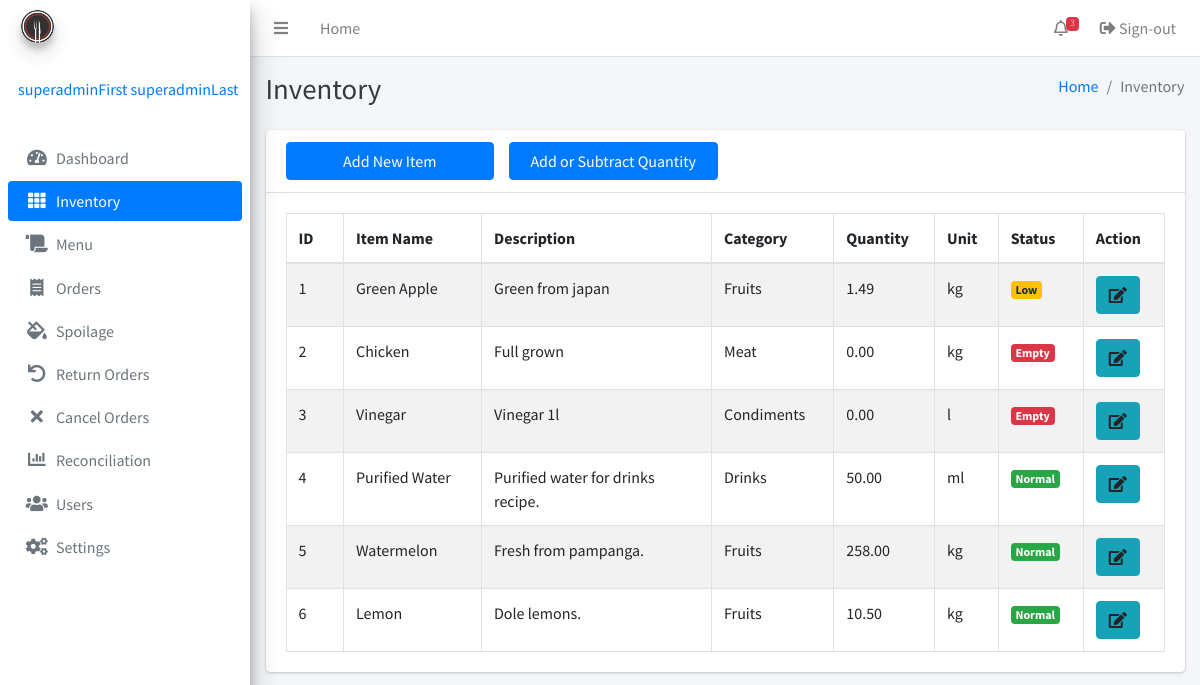
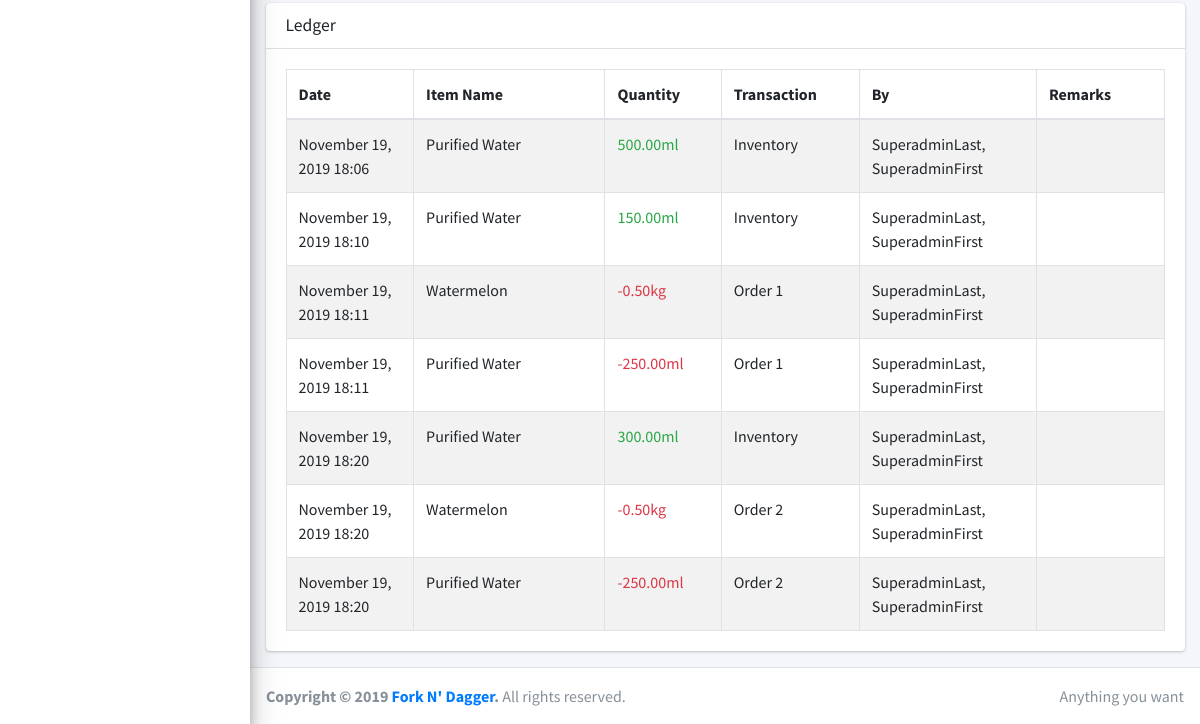
The page /inventory.php (signed in) on the database as committed earlier (2 pictures, top to bottom).
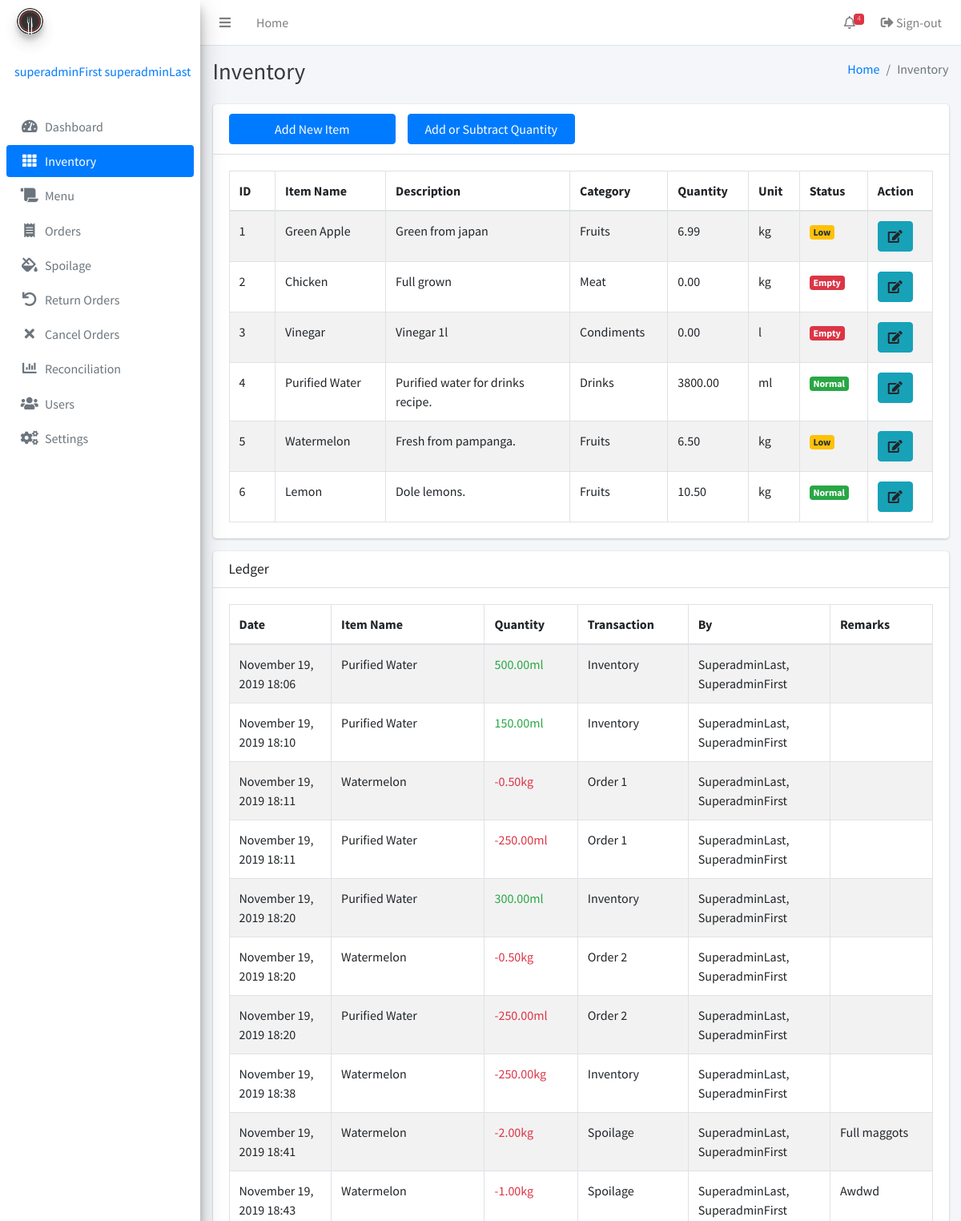
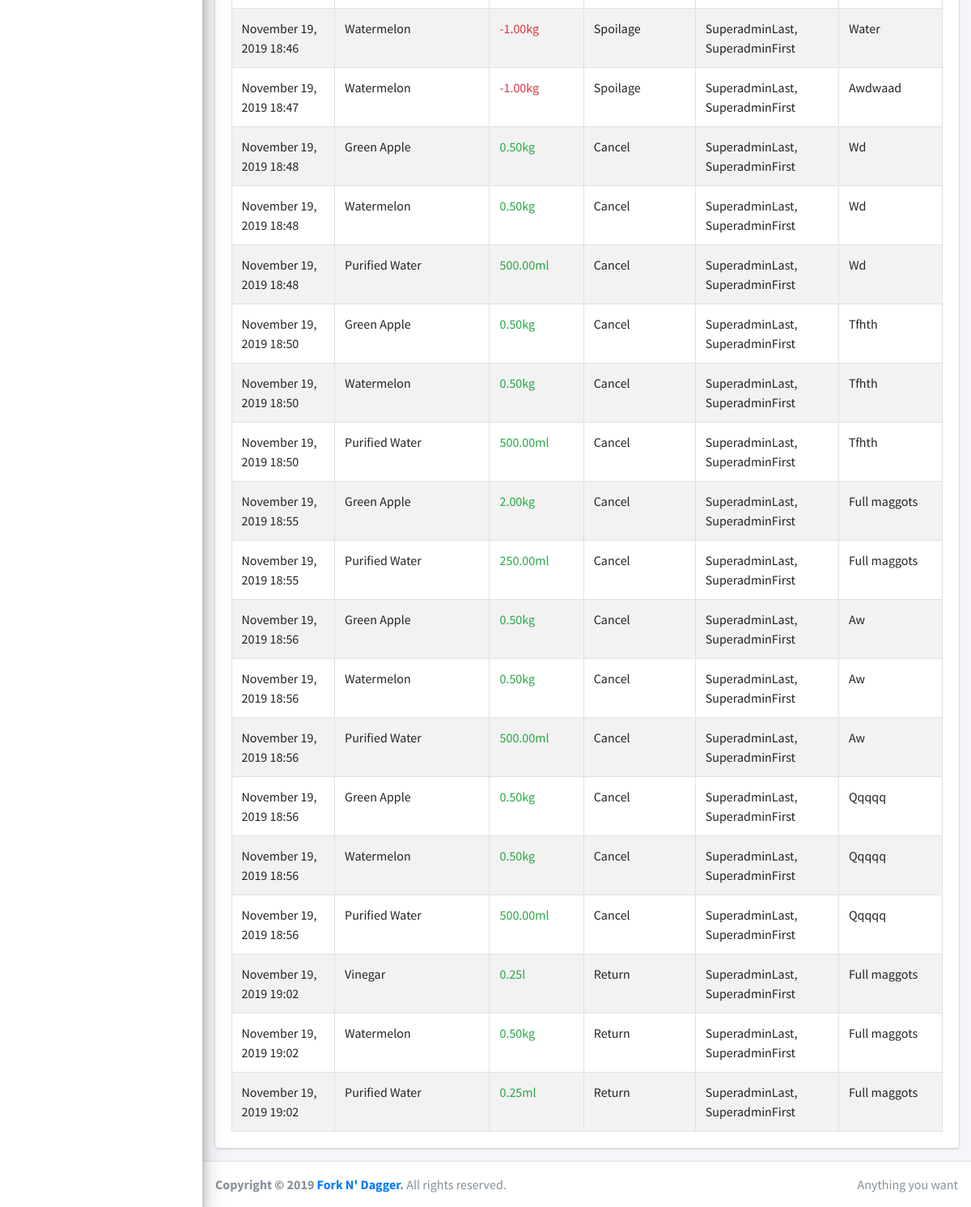
The same page on the database as committed later (2 pictures, top to bottom).
### tables this page shows
CREATE TABLE IF NOT EXISTS `inventory` (
  `id` bigint(255) NOT NULL AUTO_INCREMENT,
  `itemname` varchar(255) NOT NULL,
  `description` varchar(255) NOT NULL,
  `quantity` decimal(65,2) UNSIGNED NOT NULL,
  `lowquantity` decimal(65,2) DEFAULT NULL,
  `categoryID` int(255) DEFAULT NULL,
  `unitID` int(255) DEFAULT NULL,
  `timestamp` timestamp(6) NOT NULL,
  `adminID` int(255) NOT NULL,
  PRIMARY KEY (`id`)
);

CREATE TABLE IF NOT EXISTS `category` (
  `id` bigint(255) NOT NULL AUTO_INCREMENT,
  `categoryname` varchar(255) NOT NULL,
  PRIMARY KEY (`id`),
  UNIQUE KEY `categoryname` (`categoryname`)
);

CREATE TABLE IF NOT EXISTS `uom` (
  `id` bigint(255) NOT NULL AUTO_INCREMENT,
  `uomname` varchar(255) NOT NULL,
  PRIMARY KEY (`id`),
  UNIQUE KEY `name` (`uomname`)
);

CREATE TABLE IF NOT EXISTS `ledger` (
  `id` bigint(255) NOT NULL AUTO_INCREMENT,
  `inventoryID` int(255) NOT NULL,
  `quantity` decimal(65,2) NOT NULL,
  `transaction` enum('Inventory','Order','Cancel','Return','Spoilage') NOT NULL,
  `transactionID` bigint(255) DEFAULT NULL,
  `remarks` varchar(255) DEFAULT NULL,
  `timestamp` timestamp(6) NOT NULL,
  `adminID` int(255) NOT NULL,
  PRIMARY KEY (`id`)
);

### inc/session.php (called while the page is built, shortened)
<?php
	include 'inc/conn.php';;
	if(isset($_SESSION['admin'])){
		$query = $conn -> prepare("SELECT * FROM admins WHERE id = ? ");
		$query -> bind_param("s", $variable);
		$query -> execute();
		$result = $query->get_result();
		$user = mysqli_fetch_assoc($result);
		$role = $user['role'];
	}
	else{
		header('location: home.php');
		exit();
	}
?>

### inventory.php (the view, shortened to what this page needs)
<?php include 'inc/session.php'; ?>
<?php include 'inc/header.php'; ?>
<body class="hold-transition sidebar-mini">
<div class="wrapper">
<?php
$current = "inventory";
include 'inc/navbar.php'; ?>
<div class="content-wrapper">
<?php if ($role == 'Super User'): ?>
    <div class="content-header">
      <div class="container-fluid">
        <div class="row mb-2">
          <div class="col-sm-6">
            <h1 class="m-0 text-dark">Inventory</h1>
          </div>
          <div class="col-sm-6">
            <ol class="breadcrumb float-sm-right">
              <li class="breadcrumb-item"><a href="#">Home</a></li>
              <li class="breadcrumb-item active">Inventory</li>
            </ol>
          </div>
        </div>
      </div>
    </div>
    <div class="content">
      <div class="container">
        <div class="row">
          <div class="col-12">
            <div class="card">
              <div class="card-header">
                <div class="row">
                  <div class="col-3">
                  <button type="button" class="btn btn-block btn-primary" data-toggle="modal" data-target="#item">Add New Item</button>
                  </div>
                  <div class="col-3">
                  <button type="button" class="btn btn-block btn-primary" data-toggle="modal" data-target="#quantity">Add or Subtract Quantity</button>
                  </div>
                </div>
              </div>
              <div class="card-body">
                <table class="table table-bordered table-striped display">
                  <thead>
                  <tr>
                    <th width="50">ID</th>
                    <th width="120">Item Name</th>
                    <th width="200">Description</th>
                    <th width="100">Category</th>
                    <th width="50">Quantity</th>
                    <th width="30">Unit</th>
                    <th width="30">Status</th>
                    <th width="50">Action</th>
                  </tr>
                  </thead>
                  <tbody>
                  <?php
                  $result3 = mysqli_query($conn, "SELECT *, inventory.id as 'invID' FROM inventory left join category on inventory.categoryID = category.id left join uom on inventory.unitID = uom.id");
                  while ($row = mysqli_fetch_array($result3)) {
                      if ($row['lowquantity'] >= $row['quantity']){
                        if ($row['quantity'] != 0){
                          $status ='warning';
                          $statustext ='Low';
                        } else{
                          $status ='danger';
                          $statustext ='Empty';
                        }
                      } else {
                        $status ='success';
                        $statustext ='Normal';
                      }
                        ?>
                  <tr>
                    <td><?php echo $row['invID'];?></td>
                    <td><?php echo ucwords($row['itemname']);?></td>
                    <td><?php echo ucfirst($row['description']);?></td>
                    <td><?php echo ucwords($row['categoryname']);?></td>
                    <td><?php echo $row['quantity'];?></td>
                    <td><?php echo strtolower($row['uomname']);?></td>
                    <td><span class="badge bg-<?php echo $status; ?>"><?php echo $statustext; ?></span></td>
                    <td>
                        <a data-toggle='modal' data-target='#view<?php echo $row['invID']; ?>' class="btn btn-info"><i class="fas fa-edit"></i></a>
                    </td>
                  </tr>
                  <?php   } ?>
                  </tbody>
                </table>
              </div>
            </div>
          </div>
        </div>
        <div class="row">
          <div class="col-12">
            <div class="card">
              <div class="card-header">
                <h3 class="card-title">Ledger</h3>
              </div>
              <div class="card-body">
                <table class="table table-bordered table-striped display">
                  <thead>
                  <tr>
                    <th width="100">Date</th>
                    <th width="150">Item Name</th>
                    <th width="30">Quantity</th>
                    <th width="30">Transaction</th>
                    <th width="100">By</th>
                    <th width="100">Remarks</th>
                  </tr>
                  </thead>
                       <?php
                  $result3 = mysqli_query($conn, "SELECT *, ledger.quantity as ledQuan, ledger.timestamp as ledTime FROM ledger join inventory on ledger.inventoryID = inventory.id join uom on inventory.unitID = uom.id join admins on ledger.adminID = admins.id");
                  while ($row = mysqli_fetch_array($result3)) {
                      if ($row['ledQuan'] < 0){
                        $color ='red';
                      } else {
                        $color ='green';
                      }
                        ?>
                  <tr>
                    <td><?php echo date("F d, Y H:i", strtotime($row['ledTime']));?></td>
                    <td><?php echo ucwords($row['itemname']);?></td>
                    <td class="text-<?php echo $color;?>"><?php echo $row['ledQuan'];?><?php echo $row['uomname'];?></td>
                    <td><?php echo ucfirst($row['transaction']);?> <?php echo $row['transactionID'];?></td>
                    <td><?php echo ucfirst($row['lastname']);?>, <?php echo ucfirst($row['firstname']);?></td>
                    <td><?php echo ucfirst($row['remarks']);?></td>
                  </tr>
                  <?php   } ?>
                </table>
              </div>
            </div>
          </div>
        </div>
      </div>
    </div>
</div>
<?php else: ?>
  <?php include 'forbidden.php'; ?>
<?php endif ?>
  <?php include 'inc/footer.php'; ?>
</div>
</body>
</html>

### inc/header.php (shortened to what this page needs)
<!DOCTYPE html>
<html lang="en">
<head>
  <link rel="stylesheet" href="plugins/fontawesome-free/css/all.min.css">
  <link rel="stylesheet" href="dist/css/adminlte.min.css">
  <link rel="stylesheet" href="plugins/datatables-bs4/css/dataTables.bootstrap4.css">
  <link rel="stylesheet" href="plugins/select2/css/select2.min.css">
  <link rel="stylesheet" href="plugins/select2-bootstrap4-theme/select2-bootstrap4.min.css">
</head>

### inc/navbar.php (shortened to what this page needs)
  <nav class="main-header navbar navbar-expand navbar-white navbar-light">
    <ul class="navbar-nav">
      <li class="nav-item">
        <a class="nav-link" data-widget="pushmenu" href="#"><i class="fas fa-bars"></i></a>
      </li>
      <li class="nav-item d-none d-sm-inline-block">
        <a href="index3.html" class="nav-link">Home</a>
      </li>
    </ul>
    <ul class="navbar-nav ml-auto">
      <li class="nav-item dropdown">
        <a class="nav-link" data-toggle="dropdown" href="#">
          <i class="far fa-bell"></i>
        <?php
        $result3 = mysqli_query($conn, "SELECT count(*) as counted FROM inventory where lowquantity >= quantity or quantity = 0");
         $row1 = mysqli_fetch_assoc($result3);
         $counted = $row1['counted'];
         echo '<span class="badge badge-danger navbar-badge">'.$counted.'</span>';
        ?>
        </a>
      </li>
      <li class="nav-item">
        <a class="nav-link" href="logout.php"><i class="nav-icon fas fa-sign-out-alt"></i> Sign-out</a>
      </li>
    </ul>
  </nav>
  <aside class="main-sidebar sidebar-gray elevation-4">
    <a href="index3.html" class="brand-link">
      <img src="image/logo.png" alt="Fork N' Dagger Logo" class="brand-image img-circle elevation-3"
           style="opacity: .8">
      <span class="brand-text font-weight-light">Fork N' Dagger</span>
    </a>
    <div class="sidebar">
      <div class="user-panel mt-3 pb-3 mb-3 d-flex">
        <div class="info">
          <a href="#" class="d-block"><?php echo $user['firstname']. ' '.$user['lastname']; ?></a>
        </div>
      </div>
<?php
switch ($role): ?>
<?php case "Super User": ?>
      <nav class="mt-2">
        <ul class="nav nav-pills nav-sidebar flex-column" data-widget="treeview" role="menu" data-accordion="false">
          <li class="nav-item">
            <a href="index.php" class="nav-link <?php if($current == 'Dashboard') {echo 'active';} ?>">
              <i class="nav-icon fas fa-tachometer-alt"></i>
              <p>
                Dashboard
              </p>
            </a>
          </li>
          <li class="nav-item">
            <a href="inventory.php" class="nav-link <?php if($current == 'inventory') {echo 'active';} ?>" >
              <i class="nav-icon fas fa-th"></i>
              <p>
                Inventory
              </p>
            </a>
          </li>
          <li class="nav-item">
            <a href="menu.php" class="nav-link <?php if($current == 'menu') {echo 'active';} ?>">
              <i class="nav-icon fas fa-scroll"></i>
              <p>
                Menu
              </p>
            </a>
          </li>
          <li class="nav-item">
            <a href="order.php" class="nav-link <?php if($current == 'order') {echo 'active';} ?>">
              <i class="nav-icon fas fa-receipt"></i>
              <p>
                Orders
              </p>
            </a>
          </li>
          <li class="nav-item">
            <a href="spoilage.php" class="nav-link <?php if($current == 'spoilage') {echo 'active';} ?>">
              <i class="nav-icon fas fa-fill-drip"></i>
              <p>
                Spoilage
              </p>
            </a>
          </li>
          <li class="nav-item">
            <a href="returnorders.php" class="nav-link <?php if($current == 'return') {echo 'active';} ?>">
              <i class="nav-icon fas fa-undo"></i>
              <p>
                Return Orders
              </p>
            </a>
          </li>
          <li class="nav-item">
            <a href="cancelorders.php" class="nav-link <?php if($current == 'cancel') {echo 'active';} ?>">
              <i class="nav-icon fas fa-times"></i>
              <p>
                Cancel Orders
              </p>
            </a>
          </li>
          <li class="nav-item">
            <a href="reconciliation.php" class="nav-link <?php if($current == 'reconciliation') {echo 'active';} ?>">
              <i class="nav-icon fas fa-chart-bar"></i>
              <p>
                Reconciliation
              </p>
            </a>
          </li>
          <li class="nav-item">
            <a href="users.php" class="nav-link <?php if($current == 'users') {echo 'active';} ?>">
              <i class="nav-icon fas fa-users"></i>
              <p>
                Users
              </p>
            </a>
          </li>
          <li class="nav-item">
            <a href="settings.php" class="nav-link <?php if($current == 'settings') {echo 'active';} ?>">
              <i class="nav-icon fas fa-cogs"></i>
              <p>
                Settings
              </p>
            </a>
          </li>
        </ul>
      </nav>
<?php break; ?>
<?php endswitch; ?>
    </div>
  </aside>

### inc/footer.php
<footer class="main-footer">
	<div class="float-right d-none d-sm-inline">
	  Anything you want
	</div>
	<strong>Copyright &copy; 2019 <a href="">Fork N' Dagger</a>.</strong> All rights reserved.
</footer>

### inc/header.php (style rules this page uses)
p, h1, h2, h3, h4, h5, h6, label, td, dt, dd { user-select: none; -webkit-user-select: none; -khtml-user-select: none; -moz-user-select: none; -ms-user-select: none; }

Rows that differ between the two databases and show on the page:
changed inventory "Green Apple": quantity "1.49" → "6.99"
changed inventory "Purified Water": quantity "50.00" → "3800.00"
changed inventory "Watermelon": quantity "258.00" → "6.50"; quantity "Normal" → "Low"
added ledger: timestamp "November 19, 2019 18:38", inventoryID.itemname "Watermelon", quantity "-250.00", uom.uomname "kg", transaction "Inventory", adminID.lastname "SuperadminLast", adminID.firstname "SuperadminFirst"
added ledger: timestamp "November 19, 2019 18:41", inventoryID.itemname "Watermelon", quantity "-2.00", uom.uomname "kg", transaction "Spoilage", adminID.lastname "SuperadminLast", adminID.firstname "SuperadminFirst", remarks "Full maggots"
added ledger: timestamp "November 19, 2019 18:43", inventoryID.itemname "Watermelon", quantity "-1.00", uom.uomname "kg", transaction "Spoilage", adminID.lastname "SuperadminLast", adminID.firstname "SuperadminFirst", remarks "Awdwd"
added ledger: timestamp "November 19, 2019 18:46", inventoryID.itemname "Watermelon", quantity "-1.00", uom.uomname "kg", transaction "Spoilage", adminID.lastname "SuperadminLast", adminID.firstname "SuperadminFirst", remarks "Water"
added ledger: timestamp "November 19, 2019 18:47", inventoryID.itemname "Watermelon", quantity "-1.00", uom.uomname "kg", transaction "Spoilage", adminID.lastname "SuperadminLast", adminID.firstname "SuperadminFirst", remarks "Awdwaad"
added ledger: timestamp "November 19, 2019 18:48", inventoryID.itemname "Green Apple", quantity "0.50", uom.uomname "kg", transaction "Cancel", adminID.lastname "SuperadminLast", adminID.firstname "SuperadminFirst", remarks "Wd"
added ledger: timestamp "November 19, 2019 18:48", inventoryID.itemname "Watermelon", quantity "0.50", uom.uomname "kg", transaction "Cancel", adminID.lastname "SuperadminLast", adminID.firstname "SuperadminFirst", remarks "Wd"
added ledger: timestamp "November 19, 2019 18:48", inventoryID.itemname "Purified Water", quantity "500.00", uom.uomname "ml", transaction "Cancel", adminID.lastname "SuperadminLast", adminID.firstname "SuperadminFirst", remarks "Wd"
added ledger: timestamp "November 19, 2019 18:50", inventoryID.itemname "Green Apple", quantity "0.50", uom.uomname "kg", transaction "Cancel", adminID.lastname "SuperadminLast", adminID.firstname "SuperadminFirst", remarks "Tfhth"
added ledger: timestamp "November 19, 2019 18:50", inventoryID.itemname "Watermelon", quantity "0.50", uom.uomname "kg", transaction "Cancel", adminID.lastname "SuperadminLast", adminID.firstname "SuperadminFirst", remarks "Tfhth"
added ledger: timestamp "November 19, 2019 18:50", inventoryID.itemname "Purified Water", quantity "500.00", uom.uomname "ml", transaction "Cancel", adminID.lastname "SuperadminLast", adminID.firstname "SuperadminFirst", remarks "Tfhth"
added ledger: timestamp "November 19, 2019 18:55", inventoryID.itemname "Green Apple", quantity "2.00", uom.uomname "kg", transaction "Cancel", adminID.lastname "SuperadminLast", adminID.firstname "SuperadminFirst", remarks "Full maggots"
added ledger: timestamp "November 19, 2019 18:55", inventoryID.itemname "Purified Water", quantity "250.00", uom.uomname "ml", transaction "Cancel", adminID.lastname "SuperadminLast", adminID.firstname "SuperadminFirst", remarks "Full maggots"
added ledger: timestamp "November 19, 2019 18:56", inventoryID.itemname "Green Apple", quantity "0.50", uom.uomname "kg", transaction "Cancel", adminID.lastname "SuperadminLast", adminID.firstname "SuperadminFirst", remarks "Aw"
added ledger: timestamp "November 19, 2019 18:56", inventoryID.itemname "Watermelon", quantity "0.50", uom.uomname "kg", transaction "Cancel", adminID.lastname "SuperadminLast", adminID.firstname "SuperadminFirst", remarks "Aw"
added ledger: timestamp "November 19, 2019 18:56", inventoryID.itemname "Purified Water", quantity "500.00", uom.uomname "ml", transaction "Cancel", adminID.lastname "SuperadminLast", adminID.firstname "SuperadminFirst", remarks "Aw"
added ledger: timestamp "November 19, 2019 18:56", inventoryID.itemname "Green Apple", quantity "0.50", uom.uomname "kg", transaction "Cancel", adminID.lastname "SuperadminLast", adminID.firstname "SuperadminFirst", remarks "Qqqqq"
added ledger: timestamp "November 19, 2019 18:56", inventoryID.itemname "Watermelon", quantity "0.50", uom.uomname "kg", transaction "Cancel", adminID.lastname "SuperadminLast", adminID.firstname "SuperadminFirst", remarks "Qqqqq"
added ledger: timestamp "November 19, 2019 18:56", inventoryID.itemname "Purified Water", quantity "500.00", uom.uomname "ml", transaction "Cancel", adminID.lastname "SuperadminLast", adminID.firstname "SuperadminFirst", remarks "Qqqqq"
added ledger: timestamp "November 19, 2019 19:02", inventoryID.itemname "Vinegar", quantity "0.25", uom.uomname "l", transaction "Return", adminID.lastname "SuperadminLast", adminID.firstname "SuperadminFirst", remarks "Full maggots"
added ledger: timestamp "November 19, 2019 19:02", inventoryID.itemname "Watermelon", quantity "0.50", uom.uomname "kg", transaction "Return", adminID.lastname "SuperadminLast", adminID.firstname "SuperadminFirst", remarks "Full maggots"
added ledger: timestamp "November 19, 2019 19:02", inventoryID.itemname "Purified Water", quantity "0.25", uom.uomname "ml", transaction "Return", adminID.lastname "SuperadminLast", adminID.firstname "SuperadminFirst", remarks "Full maggots"
Other text that changed with them:
$counted: "3" → "4"
